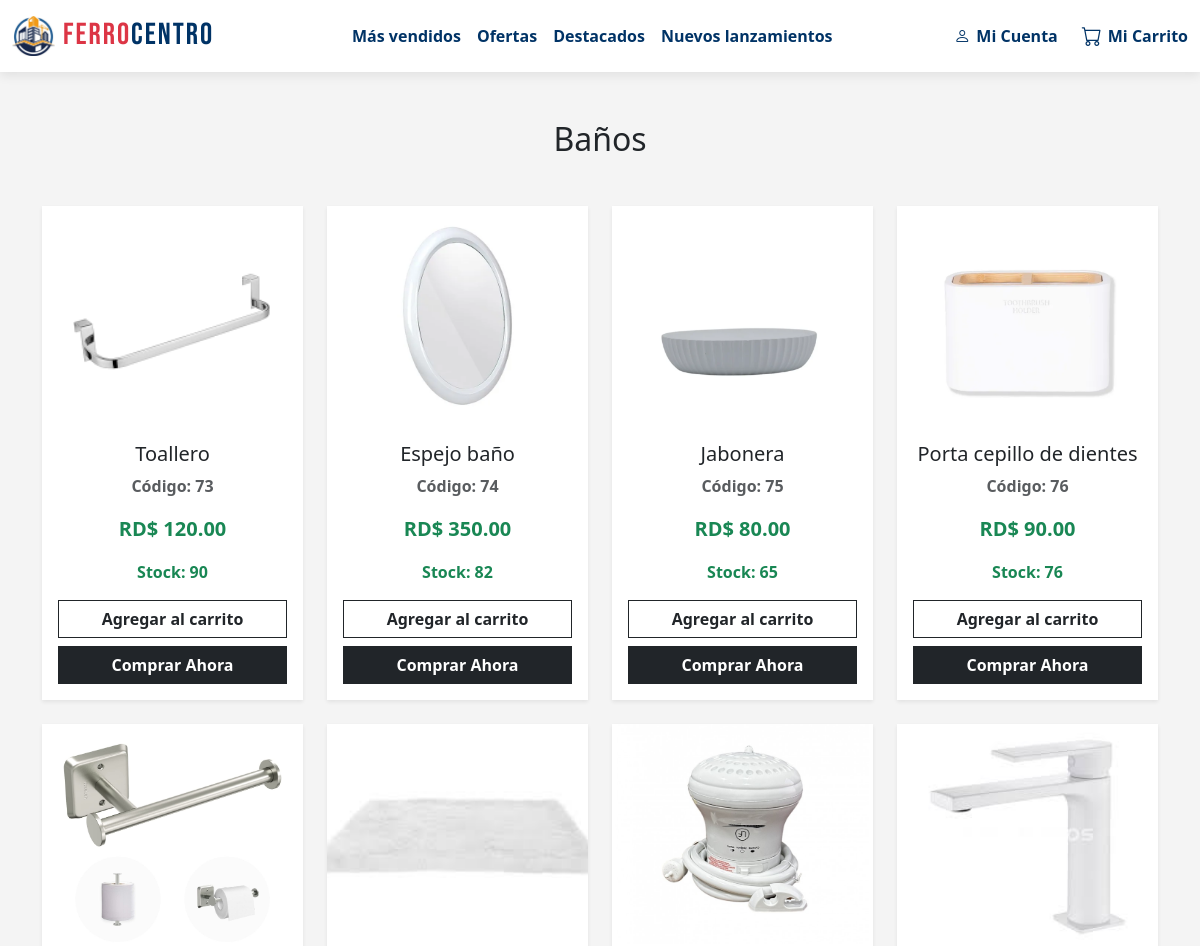
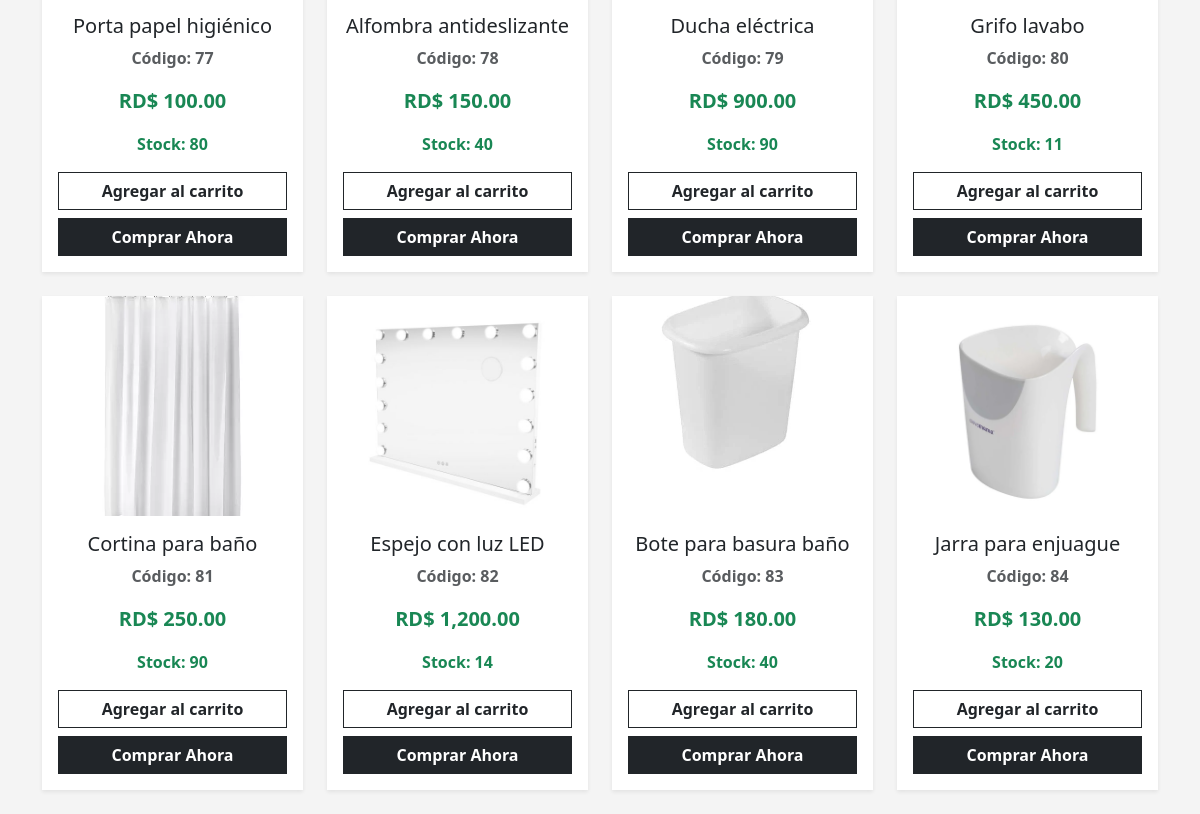
Screenshot of /baños.php with the database file from the repository (2 pictures, top to bottom).
### tables this page shows
CREATE TABLE `productos` (
  `id` int(11) NOT NULL,
  `nombre` varchar(100) NOT NULL,
  `precio` decimal(10,2) NOT NULL,
  `imagen` varchar(100) NOT NULL,
  `categoria_id` int(11) DEFAULT NULL,
  `stock` int(11) DEFAULT 0,
  `ventas` int(11) DEFAULT 0,
  `producto_id` int(11) NOT NULL
);

### baños.php (the view, shortened to what this page needs)
<?php
$conexion = new mysqli("localhost", "root", "", "ferreteria");
$sql = "SELECT * FROM productos WHERE categoria_id = 7";
$resultado = $conexion->query($sql);
?>
<?php include "navbar.php"; ?>
<!DOCTYPE html>
<html lang="es">
<head>
<link href="https://cdn.jsdelivr.net/npm/bootstrap@5.3.2/dist/css/bootstrap.min.css" rel="stylesheet">
<link href="https://cdn.jsdelivr.net/npm/bootstrap-icons@1.11.3/font/bootstrap-icons.css" rel="stylesheet">
</head>
<body>
<div class="container mt-5">
<h2 class="text-center mb-5">Baños</h2>
<div class="row">
<?php while($fila = $resultado->fetch_assoc()) { ?>
<?php $sinStock = (int)$fila['stock'] <= 0; ?>
<div class="col-md-3 mb-4">
<div class="card card-producto shadow-sm">
<img src="<?php echo htmlspecialchars($fila['imagen']); ?>">
<div class="card-body text-center">
<h5><?php echo htmlspecialchars($fila['nombre']); ?></h5>
<p class="text-muted">Código: <?php echo $fila['id']; ?></p>
<p class="precio">RD$ <?php echo number_format($fila['precio'],2); ?></p>
<p class="stock-text <?php echo $sinStock ? 'text-danger fw-bold' : 'text-success fw-semibold'; ?>">
<?php echo $sinStock ? 'No disponible' : ('Stock: ' . (int)$fila['stock']); ?>
</p>
<?php if ($sinStock): ?>
<button class="btn btn-outline-secondary w-100 mb-2" disabled>Agregar al carrito</button>
<button class="btn btn-outline-secondary w-100" disabled>No disponible</button>
<?php else: ?>
<button class="btn btn-outline-dark w-100 mb-2"
onclick='agregarCarrito(
<?php echo $fila["id"]; ?>,
<?php echo json_encode($fila["nombre"]); ?>,
<?php echo $fila["precio"]; ?>,
this
)'>
Agregar al carrito
</button>
<button class="btn btn-dark w-100"
onclick="validarCompra(this)"
data-id="<?php echo $fila['id']; ?>"
data-nombre="<?php echo htmlspecialchars($fila['nombre']); ?>"
data-precio="<?php echo $fila['precio']; ?>"
data-stock="<?php echo $fila['stock']; ?>">
Comprar Ahora
</button>
<?php endif; ?>
</div>
</div>
</div>
<?php } ?>
</div>
</div>
</body>
</html>

### navbar.php (style rules this page uses)
body { transition: 0.3s; }

### baños.php (style rules this page uses)
body { background: #f4f4f4; }
.btn, .form-control, .card, .modal-content { border-radius: 0 !important; font-weight: bold; }
.card-producto { border: none; transition: 0.3s; }
.precio { color: #198754; font-weight: bold; font-size: 20px; }
img { height: 220px; object-fit: cover; }

### rows the page displays
productos: imagen (picture), nombre "Toallero", id "73", precio "120.00", stock "90"
productos: imagen (picture), nombre "Espejo baño", id "74", precio "350.00", stock "82"
productos: imagen (picture), nombre "Jabonera", id "75", precio "80.00", stock "65"
productos: imagen (picture), nombre "Porta cepillo de dientes", id "76", precio "90.00", stock "76"
productos: imagen (picture), nombre "Porta papel higiénico", id "77", precio "100.00", stock "80"
productos: imagen (picture), nombre "Alfombra antideslizante", id "78", precio "150.00", stock "40"
productos: imagen (picture), nombre "Ducha eléctrica", id "79", precio "900.00", stock "90"
productos: imagen (picture), nombre "Grifo lavabo", id "80", precio "450.00", stock "11"
productos: imagen (picture), nombre "Cortina para baño", id "81", precio "250.00", stock "90"
productos: imagen (picture), nombre "Espejo con luz LED", id "82", precio "1,200.00", stock "14"
productos: imagen (picture), nombre "Bote para basura baño", id "83", precio "180.00", stock "40"
productos: imagen (picture), nombre "Jarra para enjuague", id "84", precio "130.00", stock "20"
